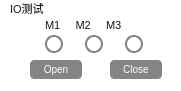
     <widget class="QWidget" name="wd_ioTest" native="true">
      <property name="geometry">
       <rect>
        <x>190</x>
        <y>10</y>
        <width>181</width>
        <height>91</height>
       </rect>
      </property>
      <property name="styleSheet">
       <string notr="true">background-color: rgb(255, 255, 255);</string>
      </property>
      <widget class="QLabel" name="lbl_ioTest">
       <property name="geometry">
        <rect>
         <x>10</x>
         <y>0</y>
         <width>71</width>
         <height>16</height>
        </rect>
       </property>
       <property name="styleSheet">
        <string notr="true">QLabel {
	font: 9pt &quot;Adobe Heiti Std&quot;;
	color: rgb(23, 23, 23);
    font-size: 11px;
}</string>
       </property>
       <property name="text">
        <string>IO测试</string>
       </property>
      </widget>
      <widget class="QLabel" name="lbl_ioTest_M1">
       <property name="geometry">
        <rect>
         <x>45</x>
         <y>35</y>
         <width>18</width>
         <height>18</height>
        </rect>
       </property>
       <property name="layoutDirection">
        <enum>Qt::LeftToRight</enum>
       </property>
       <property name="styleSheet">
        <string notr="true">QLabel{
min-width:     14px;     
min-height:    14px;     
max-width:     14px;     
max-height:    14px;     
border-radius: 9px;     
border:2px solid gray;  
background: red；        
}</string>
       </property>
       <property name="text">
        <string/>
       </property>
       <property name="alignment">
        <set>Qt::AlignCenter</set>
       </property>
      </widget>
      <widget class="QLabel" name="lbl_ioTest_M2">
       <property name="geometry">
        <rect>
         <x>85</x>
         <y>35</y>
         <width>18</width>
         <height>18</height>
        </rect>
       </property>
       <property name="layoutDirection">
        <enum>Qt::LeftToRight</enum>
       </property>
       <property name="styleSheet">
        <string notr="true">QLabel{
min-width:     14px;     
min-height:    14px;     
max-width:     14px;     
max-height:    14px;     
border-radius: 9px;     
border:2px solid gray;  
background: red；        
}</string>
       </property>
       <property name="text">
        <string/>
       </property>
       <property name="alignment">
        <set>Qt::AlignCenter</set>
       </property>
      </widget>
      <widget class="QPushButton" name="btn_ioTest_Open">
       <property name="geometry">
        <rect>
         <x>30</x>
         <y>60</y>
         <width>52</width>
         <height>19</height>
        </rect>
       </property>
       <property name="styleSheet">
        <string notr="true">QPushButton {
    background-color: #848484;
    color: white;
    border: 1px solid #848484;
    border-radius: 4px;
    padding: 2px 4px;
    font-size: 10px;
}

QPushButton:hover {
    background-color: #636363;
}

QPushButton:pressed {
    background-color: #424242;
}
</string>
       </property>
       <property name="text">
        <string>Open</string>
       </property>
      </widget>
      <widget class="QPushButton" name="btn_ioTest_Close">
       <property name="geometry">
        <rect>
         <x>110</x>
         <y>60</y>
         <width>52</width>
         <height>19</height>
        </rect>
       </property>
       <property name="styleSheet">
        <string notr="true">QPushButton {
    background-color: #848484;
    color: white;
    border: 1px solid #848484;
    border-radius: 4px;
    padding: 2px 4px;
    font-size: 10px;
}

QPushButton:hover {
    background-color: #636363;
}

QPushButton:pressed {
    background-color: #424242;
}
</string>
       </property>
       <property name="text">
        <string>Close</string>
       </property>
      </widget>
      <widget class="QLabel" name="lbl_ioTest_M3">
       <property name="geometry">
        <rect>
         <x>125</x>
         <y>35</y>
         <width>18</width>
         <height>18</height>
        </rect>
       </property>
       <property name="layoutDirection">
        <enum>Qt::LeftToRight</enum>
       </property>
       <property name="styleSheet">
        <string notr="true">QLabel{
min-width:     14px;     
min-height:    14px;     
max-width:     14px;     
max-height:    14px;     
border-radius: 9px;     
border:2px solid gray;  
background: red；        
}</string>
       </property>
       <property name="text">
        <string/>
       </property>
       <property name="alignment">
        <set>Qt::AlignCenter</set>
       </property>
      </widget>
      <widget class="QLabel" name="lbl_ioTest_Pins">
       <property name="geometry">
        <rect>
         <x>45</x>
         <y>15</y>
         <width>111</width>
         <height>20</height>
        </rect>
       </property>
       <property name="styleSheet">
        <string notr="true">QLabel {
	font: 9pt &quot;Adobe Heiti Std&quot;;
	color: rgb(23, 23, 23);
    font-size: 11px;
}</string>
       </property>
       <property name="text">
        <string>M1     M2     M3</string>
       </property>
      </widget>
     </widget>
